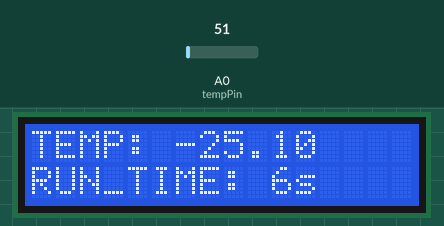
Recording of a sketch running on a simulated Arduino Uno, built with avr-gcc and run on an emulated ATmega328P. Parts: 16×2 character LCD. The test bench sets the inputs (shaded band); at power-on: A0 (tempPin) = 51. What the sketch prints to the serial monitor is not drawn.

Above: at 6.2 s.
6.3 s: A0 (tempPin) set to 61
At 6.9 s:
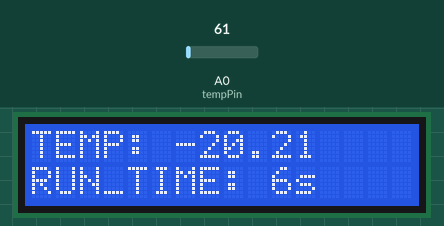
9.3 s: A0 (tempPin) set to 71
At 10.0 s:
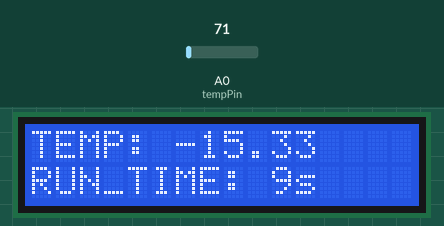
11.1 s: A0 (tempPin) set to 86
At 11.5 s:
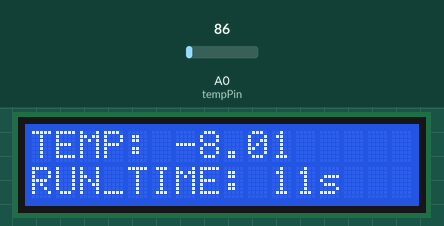
Timing chart, 0 to 14.1 s (numbered marks = the images above; inputs shaded):
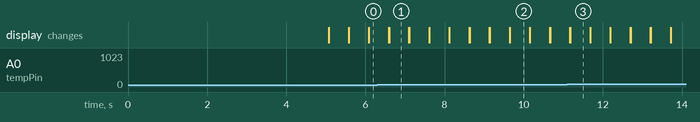

The sketch:

main.ino
```cpp
#include <LiquidCrystal.h>

LiquidCrystal lcd(12, 11, 2, 3, 4, 5);
const int tempPin = A0;

void setup() {
  lcd.begin(16, 2);
  Serial.begin(9600);

  bootLoader();
}

void loop() {
  lcd.clear();
  lcd.setCursor(0, 0);

  String tempStr = String(getTemp());

  lcd.print("TEMP: " + tempStr);

  String runTime = String(getRuntime());

  lcd.setCursor(0, 1);
  lcd.print("RUN_TIME: " + runTime + "s");

  Serial.println(tempStr);
  Serial.println(runTime);

  delay(500);
  lcd.clear();
}

float getTemp() {
  int readTemp = analogRead(tempPin);
  float voltage = readTemp * 5.0 / 1024.0;
  float temperature = voltage * 100 - 50;

  return temperature;
}

int getRuntime() {
  return millis() / 1000;
}

void bootLoader() {

  lcd.setCursor(2, 0);
  lcd.print("TEMPERATUERS");

  lcd.setCursor(1, 1);
  lcd.print("20504 WONHYEOK");

  delay(5000);
}
```

Measured:
- what the display in image 1 shows lasts 0.5 s, from 6.6 s to 7.1 s
